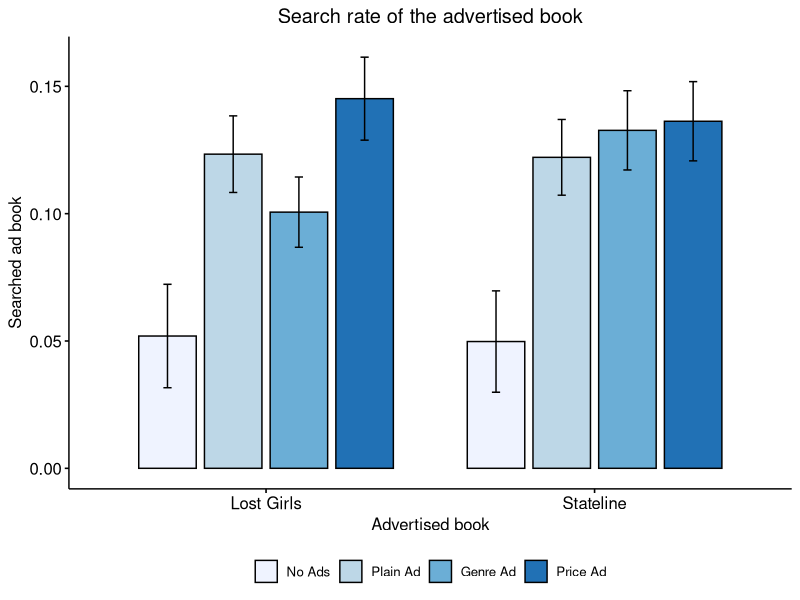
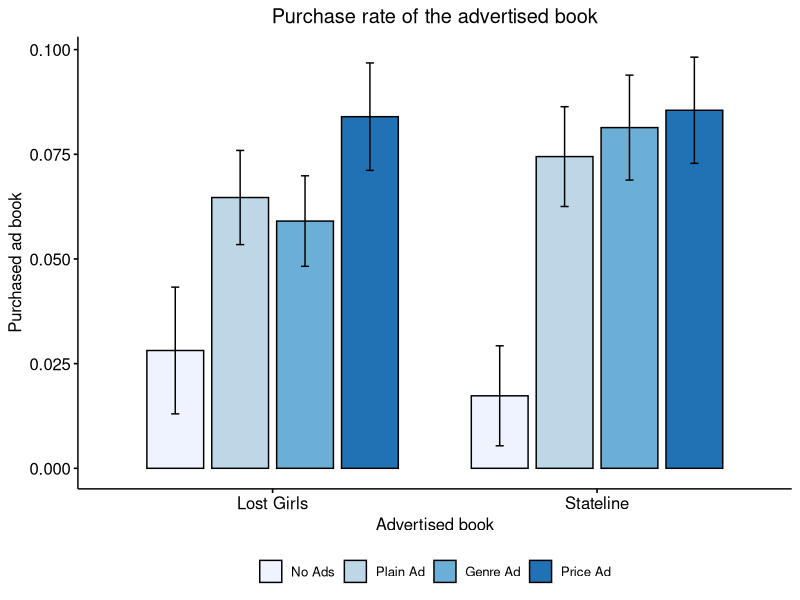
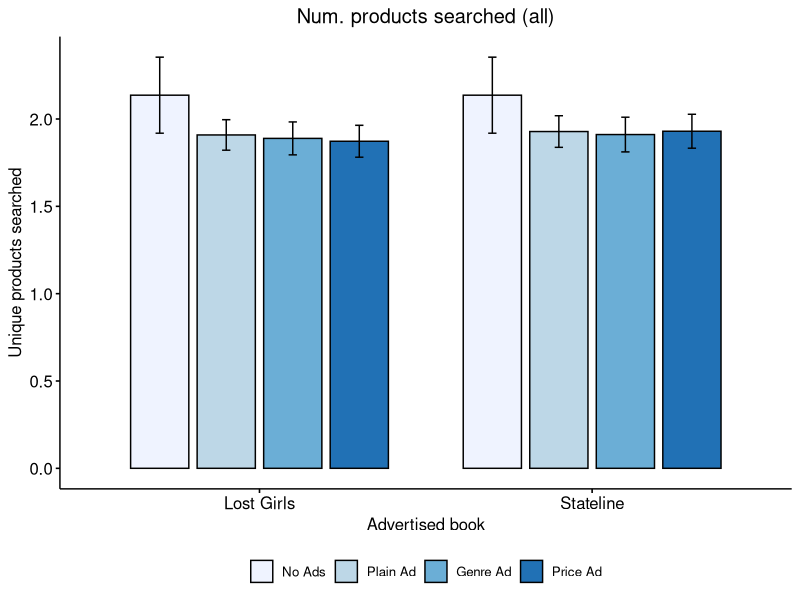
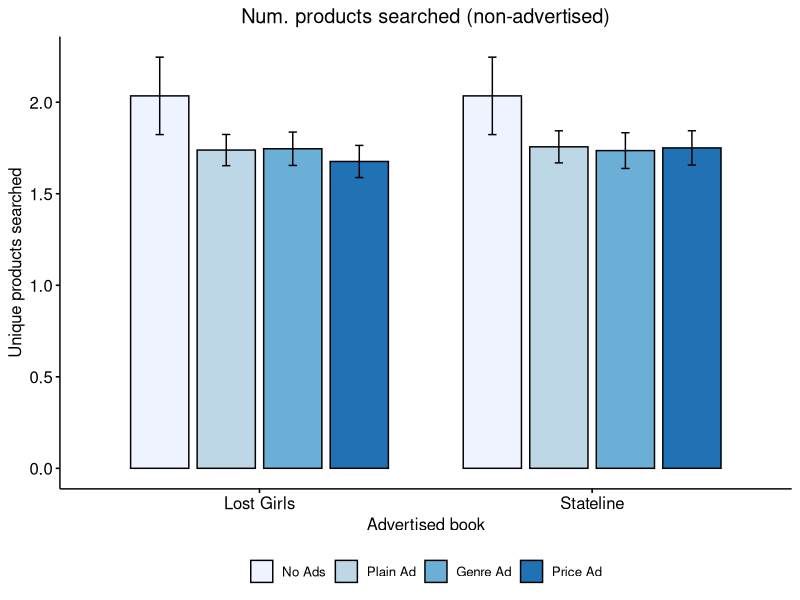
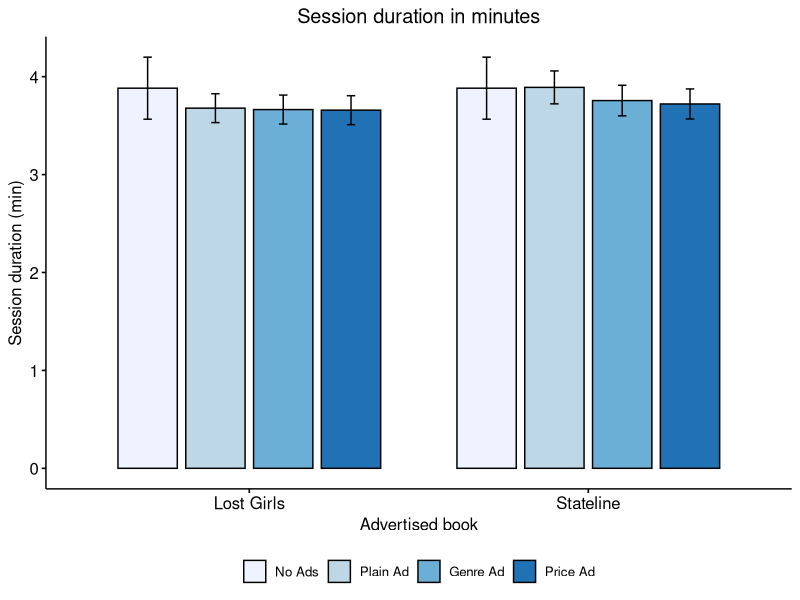
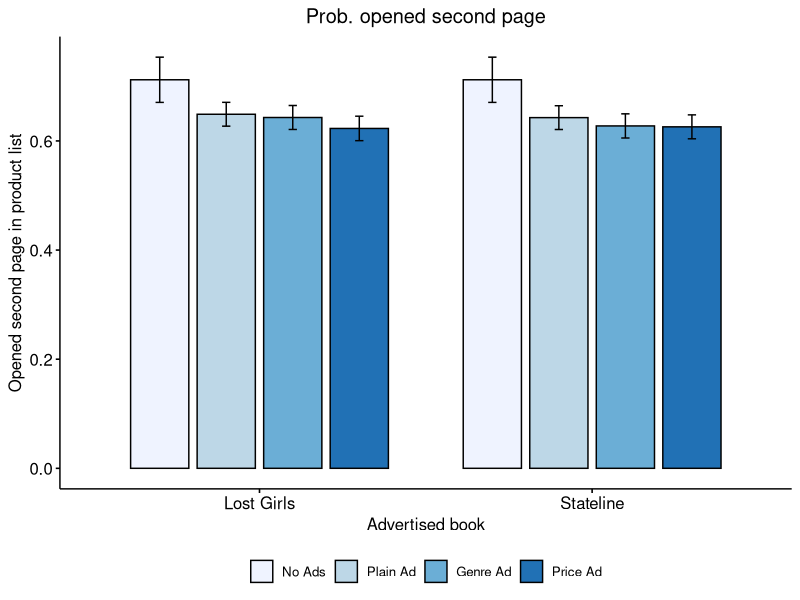
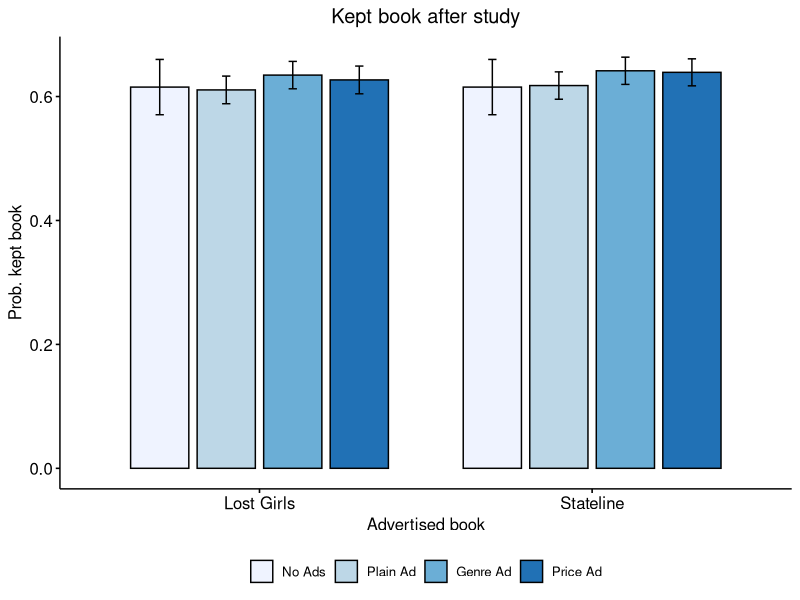
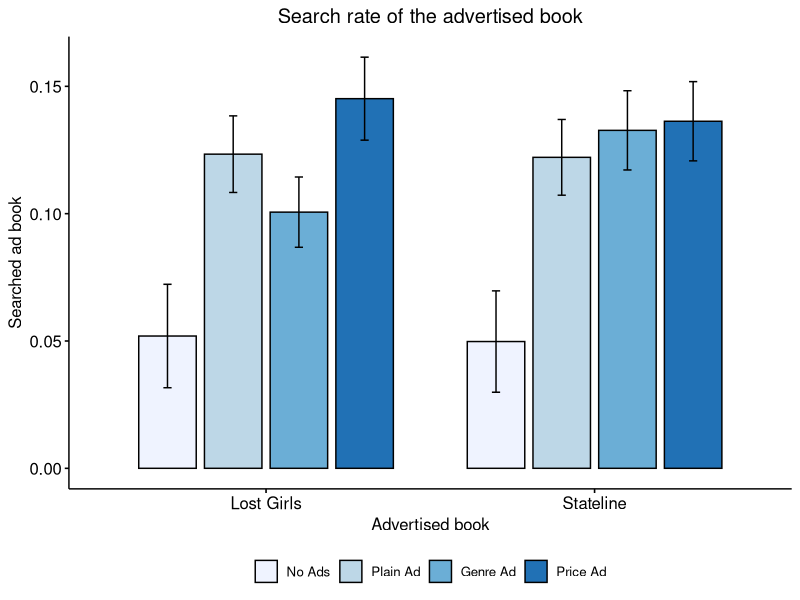

These charts were generated, in order, by the following R code:
library(ggpubr)
library(rstatix)
library(data.table)


df <- fread("../temp/data_choices_for_R.csv")
df_lostgirls <- df[df$ad_condition == 0 | df$ad_condition <= 3]
df_stateline <- df[df$ad_condition == 0 | df$ad_condition >= 4]
df_lostgirls$book <- "Lost Girls"
df_stateline$book <- "Stateline"
df_lostgirls$purchased <- df_lostgirls$purchased_203
df_stateline$purchased <- df_stateline$purchased_303
df_lostgirls$searched <- df_lostgirls$clicked_203
df_stateline$searched <- df_stateline$clicked_303
df_master <- rbind(df_lostgirls, df_stateline)

setwd("../output/graphs/main_ate/")

### Figure 3a: searches (advertised book) ###
# T-test
stat.test <- df_master %>%
  group_by(book)       %>%
  t_test(searched ~ ad_type, ref.group = "1ad")
stat.test

# Plot
bp <- ggbarplot(
  df_master, x = "book", y = "searched", fill = "ad_type",
  add = "mean_ci", add.params = list(group = "ad_type"),
  position = position_dodge(0.8)
) 

p <- bp + scale_fill_brewer(palette="Blues", labels=c('No Ads', 'Plain Ad', 'Genre Ad' , 'Price Ad')) + 
  labs(title="Search rate of the advertised book", x ="Advertised book", y = "Searched ad book") + 
  theme(legend.title=element_blank(), legend.position="bottom", plot.title = element_text(hjust = 0.5))
p
ggsave("fig3a_searches.pdf", plot = p, width = 1500, height = 1200, units = "px", dpi = 300)


### Figure 3b: purchases (advertised book) ###
# T-test
stat.test <- df_master %>%
  group_by(book)       %>%
  t_test(purchased ~ ad_type, ref.group = "1ad")
stat.test

# Plot
bp <- ggbarplot(
  df_master, x = "book", y = "purchased", fill = "ad_type",
  add = "mean_ci", add.params = list(group = "ad_type"),
  position = position_dodge(0.8)
) 

p <- bp + scale_fill_brewer(palette="Blues", labels=c('No Ads', 'Plain Ad', 'Genre Ad' , 'Price Ad')) + 
  labs(title="Purchase rate of the advertised book", x ="Advertised book", y = "Purchased ad book") +
  theme(legend.title=element_blank(), legend.position="bottom", plot.title = element_text(hjust = 0.5))
p
ggsave("fig3b_purchases.pdf", plot = p, width = 1500, height = 1200, units = "px", dpi = 300)

### Figure A12a: total searches ###
# T-test
stat.test <- df_master %>%
  group_by(book)       %>%
  t_test(num_unique ~ ad_type, ref.group = "1ad")
stat.test

# Plot
bp <- ggbarplot(
  df_master, x = "book", y = "num_unique", fill = "ad_type",
  add = "mean_ci", add.params = list(group = "ad_type"),
  position = position_dodge(0.8)
) 

p <- bp + scale_fill_brewer(palette="Blues", labels=c('No Ads', 'Plain Ad', 'Genre Ad' , 'Price Ad')) + 
  labs(title="Num. products searched (all)", x ="Advertised book", y = "Unique products searched") + 
  theme(legend.title=element_blank(), legend.position="bottom", plot.title = element_text(hjust = 0.5))
p
ggsave("figA12a_total_searches.pdf", plot = p, width = 1500, height = 1200, units = "px", dpi = 300)


### Figure A12b: total searches (non-advertised) ###
# T-test
stat.test <- df_master %>%
  group_by(book)       %>%
  t_test(num_unique_nonad ~ ad_type, ref.group = "1ad")
stat.test

# Plot
bp <- ggbarplot(
  df_master, x = "book", y = "num_unique_nonad", fill = "ad_type",
  add = "mean_ci", add.params = list(group = "ad_type"),
  position = position_dodge(0.8)
) 

p <- bp + scale_fill_brewer(palette="Blues", labels=c('No Ads', 'Plain Ad', 'Genre Ad' , 'Price Ad')) + 
  labs(title="Num. products searched (non-advertised)", x ="Advertised book", y = "Unique products searched") + 
  theme(legend.title=element_blank(), legend.position="bottom", plot.title = element_text(hjust = 0.5))
p
ggsave("figA12b_total_searches_noad.pdf", plot = p, width = 1500, height = 1200, units = "px", dpi = 300)



### Figure A12c: total time ###
# T-test
stat.test <- df_master %>%
  group_by(book)       %>%
  t_test(session_duration ~ ad_type, ref.group = "1ad")
stat.test

# Plot
bp <- ggbarplot(
  df_master, x = "book", y = "session_duration", fill = "ad_type",
  add = "mean_ci", add.params = list(group = "ad_type"),
  position = position_dodge(0.8)
) 

p <- bp + scale_fill_brewer(palette="Blues", labels=c('No Ads', 'Plain Ad', 'Genre Ad' , 'Price Ad')) + 
  labs(title="Session duration in minutes", x ="Advertised book", y = "Session duration (min)") + 
  theme(legend.title=element_blank(), legend.position="bottom", plot.title = element_text(hjust = 0.5))
p
ggsave("figA12c_total_time.pdf", plot = p, width = 1500, height = 1200, units = "px", dpi = 300)


### Figure A12d: opened second page ###
# T-test
stat.test <- df_master %>%
  group_by(book)       %>%
  t_test(opened_second_page ~ ad_type, ref.group = "1ad")
stat.test

# Plot
bp <- ggbarplot(
  df_master, x = "book", y = "opened_second_page", fill = "ad_type",
  add = "mean_ci", add.params = list(group = "ad_type"),
  position = position_dodge(0.8)
) 

p <- bp + scale_fill_brewer(palette="Blues", labels=c('No Ads', 'Plain Ad', 'Genre Ad' , 'Price Ad')) + 
  labs(title="Prob. opened second page", x ="Advertised book", y = "Opened second page in product list") + 
  theme(legend.title=element_blank(), legend.position="bottom", plot.title = element_text(hjust = 0.5))
p
ggsave("figA12d_total_second_page.pdf", plot = p, width = 1500, height = 1200, units = "px", dpi = 300)


### Figure A12e: kept book after study ###
# T-test
stat.test <- df_master %>%
  group_by(book)       %>%
  t_test(dual_response ~ ad_type, ref.group = "1ad")
stat.test

# Plot
bp <- ggbarplot(
  df_master, x = "book", y = "dual_response", fill = "ad_type",
  add = "mean_ci", add.params = list(group = "ad_type"),
  position = position_dodge(0.8)
) 

p <- bp + scale_fill_brewer(palette="Blues", labels=c('No Ads', 'Plain Ad', 'Genre Ad' , 'Price Ad')) + 
  labs(title="Kept book after study", x ="Advertised book", y = "Prob. kept book") + 
  theme(legend.title=element_blank(), legend.position="bottom", plot.title = element_text(hjust = 0.5))
p
ggsave("figA12e_total_kept_book.pdf", plot = p, width = 1500, height = 1200, units = "px", dpi = 300)


